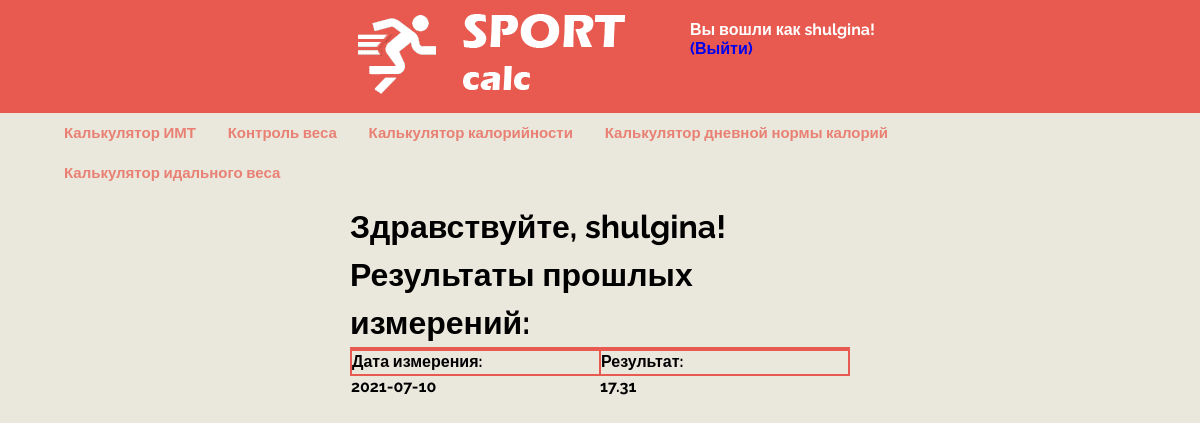
/imt_prev (signed in), run on the app's committed database.
### main.py (models this page shows)
class User(db.Model, UserMixin):
    id = db.Column(db.Integer, primary_key=True)
    login = db.Column(db.String(128), nullable=False, unique=True)
    password = db.Column(db.String(255), nullable=False)
    is_admin = db.Column(db.Boolean, default=False)

class ImtResult(db.Model):
    id = db.Column(db.Integer, primary_key=True)
    user = db.Column(db.String(128), nullable=False)
    date = db.Column(db.DateTime, default=datetime.utcnow)
    result = db.Column(db.Float, nullable=False)

### main.py (the view)
@app.route('/imt_prev')
@login_required
def prev():
    imt_results = ImtResult.query.order_by(ImtResult.date).filter(ImtResult.user == current_user.login).all()
    return render_template('imt_prev.html', imt_results=imt_results)

### main.py (called while the page is built)
@manager.user_loader
def load_user(user_id):
    return User.query.get(user_id)

@app.after_request
def redirect_to_login_page(response):
    if response.status_code == 401:
        return redirect(url_for('login_page'))
    else:
        return response

### templates/imt_prev.html
{%extends 'base.html'%}
{%block main_page%}
<div class="container">
  <h1>Здравствуйте, {{ current_user.login }}!</h1>
  <h1>Результаты прошлых измерений: </h1>
  <table class="article-table" style="border-collapse:collapse; margin:0 auto; max-width:600px;">
 <tbody>
 <tr>
    <td class="td_h" align="center" width="500px"></td><td class="td_h" align="center"></td>
   </tr>
   <tr>
    <td class="td_h" align="center" width="50%">Дата измерения:</td><td class="td_h" align="center">Результат:</td>
   </tr>
   {% for element in imt_results %}
   <tr>
     <td class="td_c" align="center">{{element.date.date()}}</td><td class="td_c">{{element.result}}</td>
   </tr>
   {% endfor %}
 </tbody>
</table>
</div>
{%endblock%}

### templates/base.html (shortened to what this page needs)
<!doctype html>
<html lang="en">
<head>
    <link rel="stylesheet" href="{{url_for('static',filename = 'css/style.css')}}">
</head>
<body>
<header>
  <div class="logo">
    <a href="/"><img class = 'graphiclogo'src='static/img/logo.png' alt ='Logo'></a>
      {% if current_user.is_authenticated %}
      <div class="login_state">
        <p>Вы вошли как {{ current_user.login }}! </p>
        <a href="{{url_for('logout_page')}}">(Выйти)</a>
      </div>
      {% else %}
      <div class="login_state">
        <p>Вы еще не вошли в систему! </p>
        <a href="{{url_for('login_page')}}">(Войти)</a>
      </div>
      {% endif %}
  </div>
  <nav>
    <div class="topnav">
      <a href="imt_calc">Калькулятор ИМТ</a>
      <a href="weight_control">Контроль веса</a>
      <a href="kcal_calc">Калькулятор калорийности</a>
      <a href="norm_kcal">Калькулятор дневной нормы калорий</a>
      <a href="ideal_weight">Калькулятор идального веса</a>
    </div>
  </nav>
</header>
{%block main_page%}
{%endblock%}
</body>
</html>

### static/css/style.css (style rules this page uses)
* { margin: 0; padding: 0; }
a { text-decoration: none; }
body { background-color: #EAE7DC; font-family: 'Raleway', sans-serif; }
.logo { background: #E85A4F; width: 100%; display: flex; justify-content: center; }
.graphiclogo { padding: 5px; max-width: 100%; box-sizing: border-box; }
nav { margin: 0 auto; width: 1100px; height: 50px; }
.topnav { border-color: #fff; font-size: 15px; }
.topnav a { color: #E98074; font-weight: bold; text-align: center; display: inline-block; padding: 11px 14px; font-size: 15px; }
.container { margin: 350px; margin-top: 40px; line-height: 1.5; }
.article-table .td_h { font-weight: bold; border-bottom-width: 2px; border-bottom-style: solid; border-bottom-color: #E85A4F; }
.td_h { background-color: #EAE7DC; border-color: #E85A4F; border-style: solid; border-width: 2px; }
.td_h { border-bottom-width: 2px; border-bottom-style: solid; border-bottom-color: #E85A4F; }
td, tr td { border-top: 0; }
th, td { line-height: 1.42857143; text-align: left; vertical-align: top; }
td, th { padding: 0; }
.tb_h, td,tr td,th,td { font-weight: bold; }
.login_state { color: white; font-weight: bold; padding: 20px; }

### data on the page
User: login "shulgina"
ImtResult: date "2021-07-10", result "17.31"
